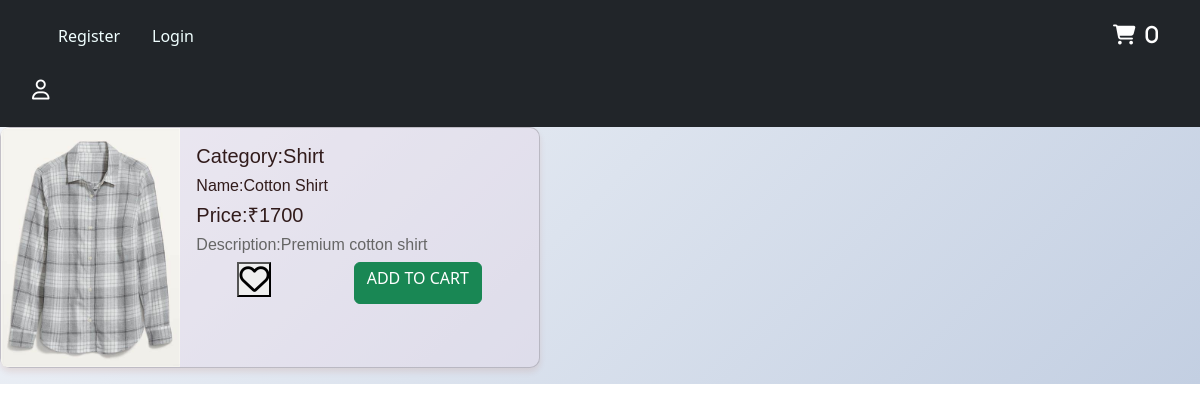
Page /details/1/ on the committed database.
### products/models.py (models this page shows, shortened)
class Product(models.Model):
    category=models.ForeignKey(Category,on_delete=models.CASCADE)
    product_name=models.CharField(max_length=100)
    prod_img=models.ImageField(upload_to='userimg/',blank=True,null=True)
    price=models.IntegerField()
    description=models.CharField(max_length=100)
    created_at=models.DateTimeField(auto_now_add=True)
    updated_at=models.DateTimeField(auto_now_add=True)
    likes=models.ManyToManyField(User,related_name='liked',blank=True,null=True)
    carts=models.ManyToManyField(User,related_name='carted',blank=True,null=True)

class Category(models.Model):
    category_name=models.CharField(max_length=100)
    description=models.CharField(max_length=100)
    created_at=models.DateTimeField(auto_now_add=True)
    updated_at=models.DateTimeField(auto_now_add=True)
    def __str__(self):
        return self.category_name

### accounts/views.py (the view)
# urls.py: path('details/<int:pk>/',views.details,name="details"),
def details(request,pk):
    products = Product.objects.get(pk=pk)
    productss = Product.objects.get(pk=pk)
    is_liked = False
    if products.likes.filter(id=request.user.id).exists():
        is_liked = True
    prod_like = is_liked
    is_carted = False
    if productss.carts.filter(id=request.user.id).exists():
        is_carted = True
    prod_cart = is_carted
    return render(request,"details.html",{'products':products,'prod_like':prod_like,"productss":productss,"prod_cart":prod_cart})

### accounts/context_processors.py (called while the page is built, shortened)
def get_cart_count(request):
    count = 0
    return {'count': count}

### templates/details.html (shortened to what this page needs)
{% include "base.html" %}
{% block content %}
<div class="card mb-3" style="max-width: 540px">
  <div class="row g-0">
    <div class="col-md-4">
      <img
        src="{{products.prod_img.url}}"
        class="img-fluid rounded-start"
        alt="..."
      />
    </div>
    <div class="col-md-8">
      <div class="card-body  shi">
        <h5 class="card-title">Category:{{products.category}}</h5>
        <h6 class="card-title">Name:{{products.product_name}}</h6>
        <h5 class="card-title">Price:₹{{products.price}}</h5>
        <h6 class="card-text">Description:{{products.description}}<h6>
        <div class="flex-container">
          {% if prod_like %}
          <form action="{% url 'productliked' pk=products.id %}" method="POST">
            {% csrf_token %}
            <button type="submit">
              <input type="hidden" name="product_id" value="{{products.id}}">
              <i class="fa-solid fa-heart" style="color: red;"></i>
            </button>
           </form>
          {% else %}
          <form action="{% url 'productliked' pk=products.id %}" method="POST">
            <button type="submit">
              <i class="fa-regular fa-heart"></i>
            </button>
           </form>
          {% endif %}
          {% if prod_cart %}
          <form action="{% url 'productcart' pk=products.id %}" method="POST" class="ff">
            {% csrf_token %}
            <button type="submit" class="btn btn-success">
              <input type="hidden" name="prod_id" value="{{products.id}}">
              <h6>REMOVE</h6>
            </button>
           </form>
          {% else %}
          <form action="{% url 'productcart' pk=products.id %}" method="POST" class="ff">
            <button type="submit" class="btn btn-success">
              <h6>ADD TO CART</h6>
            </button>
           </form>
          {% endif %}
        </div>
      </div>
    </div>
  </div>
</div>
{% endblock %}

### templates/base.html (style rules this page uses)
* { margin: 0; padding: 0; box-sizing: border-box; }
body { background: linear-gradient(135deg, #f5f7fa, #c3cfe2); background-repeat: no-repeat; background-size: cover; }
.card { background-color: rgba(232, 216, 232, 0.377); border-radius: 10px; box-shadow: 0 4px 6px rgba(161, 43, 4, 0.1); }
.card-title { font-family: Arial, Helvetica, sans-serif; color: rgb(49, 27, 27); }
.card-text { font-family: Arial, Helvetica, sans-serif; color: #666; }
.fa-heart { font-size: 30px; }
.flex-container { display: flex; justify-content: space-around; }

### rows in the picture
Product: prod_img (picture), category "Shirt", product_name "Cotton Shirt", price "1700", description "Premium cotton shirt"

### other values in the picture
{{ count }} "0"
